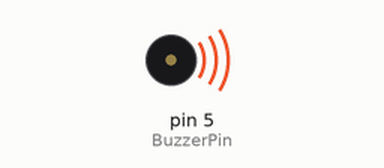
Bench run of a sketch on a simulated Arduino Uno, built with avr-gcc and run on an emulated ATmega328P. Parts: buzzer (waves = sounding).

Above: at 0.1 s.
Timing chart, 0 to 40.0 s (numbered marks = the images above):
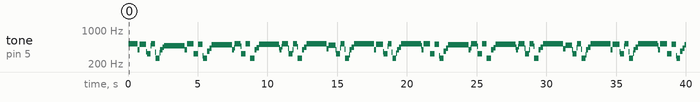

The sketch:

BuzzerMelody.ino
```cpp
int BuzzerPin = 5;

  int c = 3830;
  int d = 3400;
  int e = 3038;
  int f = 2864;
  int g = 2550;
  int a = 2272;
  int b = 2028;
  int C = 1912;
  int R = 0;

int melody[] = {C, b, g, C, b, e, C, c, g, a, C, C, b, g, C, b, e, C, c, g, a, C, C, b, g, C, b, e, C, c, g, a, C};
int beats[] = {16, 16, 8, 8, 16, 16, 16, 16, 8, 8, 16, 16, 8, 8, 16, 16, 16, 16, 8, 8, 16, 16, 8, 8, 16, 16, 16, 16, 8, 8};


int MaxTonesInMelody = 12; // melody array length, for use in for loop

//set overall tempo
long oneBeatInMicroseconds = 20000;

//set length of pause between notes
int pause = 1000;

void setup()
{
  pinMode(BuzzerPin, OUTPUT);
}

int currentNote = 0;

long durationToPlayNote = 0;

void loop()
{
  //find the current note
  //calculate how long to play it
  //play it and then move to the next note

  durationToPlayNote = beats[currentNote] * oneBeatInMicroseconds;

  if(melody[currentNote] > 0)
  {
  for(long i = 0; i < durationToPlayNote; i += melody[currentNote])
  {
    digitalWrite(BuzzerPin, HIGH);
    delayMicroseconds(melody[currentNote]/2);
    digitalWrite(BuzzerPin, LOW);
    delayMicroseconds(melody[currentNote]/2);
  }
  }
  else
  {
    delayMicroseconds(1000);
  }

  currentNote++;
  if(currentNote >+ MaxTonesInMelody)
  {
    currentNote = 0;
  }
}
```

Measured:
- by itself, tone on pin 5 (BuzzerPin): plays 520 Hz for 0.64 s, 393 Hz for 0.16 s, 511 Hz for 0.48 s, 357 Hz for 0.04 s, 328 Hz for 0.28 s, 473 Hz for 0.04 s … (136 notes in this stretch)
